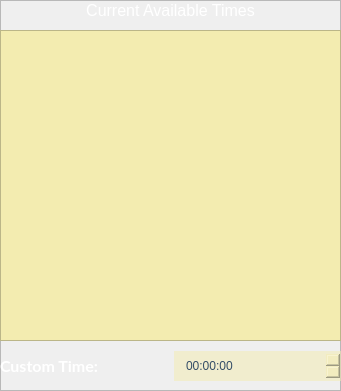
     <widget class="QFrame" name="TimesHolderFrame_SA">
      <property name="geometry">
       <rect>
        <x>720</x>
        <y>160</y>
        <width>341</width>
        <height>391</height>
       </rect>
      </property>
      <property name="frameShape">
       <enum>QFrame::StyledPanel</enum>
      </property>
      <property name="frameShadow">
       <enum>QFrame::Raised</enum>
      </property>
      <widget class="QListWidget" name="ListWidget_AvailableTimes_SA">
       <property name="geometry">
        <rect>
         <x>0</x>
         <y>30</y>
         <width>341</width>
         <height>311</height>
        </rect>
       </property>
       <property name="font">
        <font>
         <family>Lato</family>
         <pointsize>11</pointsize>
        </font>
       </property>
       <property name="styleSheet">
        <string notr="true">QListWidget {
	background-color:#F3ECB0;
	padding: 5px;
}

QListWidget::item {
	color: #344D67;
	font-family: &quot;MS Shell Dlg 2&quot;;
	border: 1px solid rgb(186, 186, 186);
	height: 40px;
}

QListWidget::item:selected {
	background-color: rgb(0, 177, 171);
	color: black;
}</string>
       </property>
      </widget>
      <widget class="QLabel" name="CurrentAvailableTimes_Label_SA">
       <property name="geometry">
        <rect>
         <x>0</x>
         <y>-10</y>
         <width>341</width>
         <height>41</height>
        </rect>
       </property>
       <property name="font">
        <font>
         <family>MS Shell Dlg 2</family>
         <pointsize>12</pointsize>
        </font>
       </property>
       <property name="styleSheet">
        <string notr="true">QLabel {
	color: white;
}</string>
       </property>
       <property name="text">
        <string>Current Available Times</string>
       </property>
       <property name="alignment">
        <set>Qt::AlignCenter</set>
       </property>
      </widget>
      <widget class="QWidget" name="layoutWidget">
       <property name="geometry">
        <rect>
         <x>0</x>
         <y>340</y>
         <width>341</width>
         <height>52</height>
        </rect>
       </property>
       <layout class="QHBoxLayout" name="horizontalLayout_4">
        <item>
         <widget class="QLabel" name="Label_PatientFirstName_SA_2">
          <property name="minimumSize">
           <size>
            <width>0</width>
            <height>0</height>
           </size>
          </property>
          <property name="maximumSize">
           <size>
            <width>16777215</width>
            <height>16777215</height>
           </size>
          </property>
          <property name="font">
           <font>
            <family>Lato</family>
            <pointsize>12</pointsize>
            <weight>75</weight>
            <bold>true</bold>
           </font>
          </property>
          <property name="styleSheet">
           <string notr="true">QLabel {
	color: white;
}</string>
          </property>
          <property name="text">
           <string>Custom Time:</string>
          </property>
         </widget>
        </item>
        <item>
         <widget class="QTimeEdit" name="timeEdit_CustomTime_SA">
          <property name="enabled">
           <bool>false</bool>
          </property>
          <property name="minimumSize">
           <size>
            <width>0</width>
            <height>30</height>
           </size>
          </property>
          <property name="styleSheet">
           <string notr="true">QTimeEdit {
	border-image: none;
    border: none;
	background-color: rgba(243, 236, 176, 133);
	color: #344D67;
	font-family: &quot;MS Shell Dlg 2&quot;;
	font-size: 15;
	padding-left: 10px;
	padding-right: 10px;
}</string>
          </property>
          <property name="time">
           <time>
            <hour>0</hour>
            <minute>0</minute>
            <second>0</second>
           </time>
          </property>
         </widget>
        </item>
       </layout>
      </widget>
     </widget>
